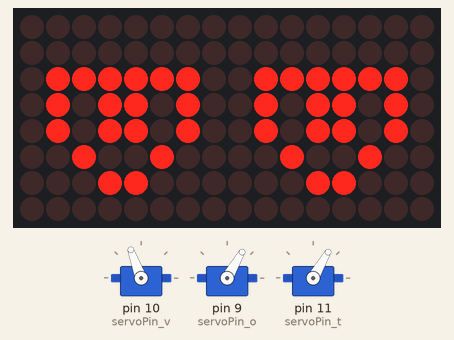
The sketch below on a simulated Arduino Mega 2560, built with avr-gcc and run on an emulated ATmega2560. Shown: 3 × servo, 16×8 LED matrix. The audio player accepts every command and is not drawn.

Above: at 0.6 s.

The sketch:

sketch_apr20b.ino
```cpp
#include "DFRobotDFPlayerMini.h"
DFRobotDFPlayerMini player;
#include "LedControl.h"

LedControl lc=LedControl(28,30,32,2);

const int addrL = 0;  // first LED matrix - Left robot eye
const int addrR = 1;  // second LED matrix - Right robot eye

byte heartf1[8]={
  B00000000,
  B00000000,
  B00000000,
  B00000000,
  B00000000,
  B00000000,
  B00011000,
  B00000000
};

byte heartf2[8]={
  B00000000,
  B00000000,
  B00000000,
  B00000000,
  B00000000,
  B00000000,
  B00011000,
  B00000000
};

byte heartf3[8]={
  B00000000,
  B00000000,
  B00000000,
  B00000000,
  B00000000,
  B00111100,
  B00011000,
  B00000000
};

byte heartf4[8]={
  B00000000,
  B00000000,
  B00000000,
  B00000000,
  B00000000,
  B00111100,
  B00011000,
  B00000000
};

byte heartf5[8]={
  B00000000,
  B00000000,
  B00000000,
  B00000000,
  B01111110,
  B00111100,
  B00011000,
  B00000000
};

byte heartf6[8]={
  B00000000,
  B00000000,
  B00000000,
  B00000000,
  B01111110,
  B00111100,
  B00011000,
  B00000000
};

byte heartf7[8]={
  B00000000,
  B00000000,
  B00000000,
  B11111111,
  B01111110,
  B00111100,
  B00011000,
  B00000000
};

byte heartf8[8]={
  B00000000,
  B00000000,
  B00000000,
  B11111111,
  B01111110,
  B00111100,
  B00011000,
  B00000000
};

byte heartf9[8]={
  B00000000,
  B00000000,
  B11111111,
  B11111111,
  B01111110,
  B00111100,
  B00011000,
  B00000000
};

byte heartf10[8]={
  B00000000,
  B00000000,
  B11111111,
  B11111111,
  B01111110,
  B00111100,
  B00011000,
  B00000000
};

byte heartf11[8]={
  B00000000,
  B01100110,
  B11111111,
  B11111111,
  B01111110,
  B00111100,
  B00011000,
  B00000000
};

byte heartf12[8]={
  B00000000,
  B01100110,
  B11111111,
  B11111111,
  B01111110,
  B00111100,
  B00011000,
  B00000000
};

byte heartf13[8]={
  B00000000,
  B01100110,
  B11111111,
  B11111111,
  B01111110,
  B00111100,
  B00011000,
  B00000000
};

byte heartf14[8]={
  B00000000,
  B00000000,
  B11111111,
  B11111111,
  B01111110,
  B00111100,
  B00011000,
  B00000000
};

byte heartf15[8]={
  B00000000,
  B00000000,
  B11111111,
  B11111111,
  B01111110,
  B00111100,
  B00011000,
  B00000000
};

byte heartf16[8]={
  B00000000,
  B00000000,
  B00000000,
  B11111111,
  B01111110,
  B00111100,
  B00011000,
  B00000000
};

byte heartf17[8]={
  B00000000,
  B00000000,
  B00000000,
  B11111111,
  B01111110,
  B00111100,
  B00011000,
  B00000000
};

byte heartf18[8]={
  B00000000,
  B00000000,
  B00000000,
  B00000000,
  B01111110,
  B00111100,
  B00011000,
  B00000000
};


byte heartf19[8]={
  B00000000,
  B00000000,
  B00000000,
  B00000000,
  B01111110,
  B00111100,
  B00011000,
  B00000000
};

byte heartf20[8]={
  B00000000,
  B00000000,
  B00000000,
  B00000000,
  B00000000,
  B00111100,
  B00011000,
  B00000000
};


byte heartf21[8]={
  B00000000,
  B00000000,
  B00000000,
  B00000000,
  B00000000,
  B00111100,
  B00011000,
  B00000000
};


byte heartf22[8]={
  B00000000,
  B00000000,
  B00000000,
  B00000000,
  B00000000,
  B00000000,
  B00011000,
  B00000000
};

byte heartf23[8]={
  B00000000,
  B00000000,
  B00000000,
  B00000000,
  B00000000,
  B00000000,
  B00011000,
  B00000000
};

byte heartf24[8]={
  B00000000,
  B00000000,
  B00000000,
  B00000000,
  B00000000,
  B00111100,
  B00011000,
  B00000000
};

byte heartf25[8]={
  B00000000,
  B00000000,
  B00000000,
  B00000000,
  B01111110,
  B00111100,
  B00011000,
  B00000000
};

byte heartf26[8]={
  B00000000,
  B00000000,
  B00000000,
  B11111111,
  B01111110,
  B00111100,
  B00011000,
  B00000000
};

byte heartf27[8]={
  B00000000,
  B00000000,
  B11111111,
  B11111111,
  B01111110,
  B00111100,
  B00011000,
  B00000000
};

byte heartf28[8]={
  B00000000,
  B01100110,
  B11111111,
  B11111111,
  B01111110,
  B00111100,
  B00011000,
  B00000000
};

void sleepyeye(){
  byte left[8] = {B00000000,B00000000,B01111111,B01111111,B01111111,B00111110,B00000000,B00000000};
  byte right[8] = {B00000000,B00000000,B11111110,B11111110,B11111110,B01111100,B00000000,B00000000};
  displayEmotion(left, right);
}


void displayEmotion(byte left[8], byte right[8]) {
    lc.clearDisplay(addrL);
    lc.clearDisplay(addrR);
    for(int row=0;row<8;row++) {
        lc.setRow(addrL,row,left[row]);
        lc.setRow(addrR,row,right[row]);
    }
}

void heart_eyes(){
  for(int i=0;i<8;i++){
    lc.setRow(0,i,heartf1[i]);
    lc.setRow(1,i,heartf1[i]);
    }
  for(int i=0;i<8;i++){
    lc.setRow(0,i,heartf2[i]);
    lc.setRow(1,i,heartf2[i]);
    }
  for(int i=0;i<8;i++){
    lc.setRow(0,i,heartf3[i]);
    lc.setRow(1,i,heartf3[i]);
    }
  for(int i=0;i<8;i++){
    lc.setRow(0,i,heartf4[i]);
    lc.setRow(1,i,heartf4[i]);
    }
  for(int i=0;i<8;i++){
    lc.setRow(0,i,heartf5[i]);
    lc.setRow(1,i,heartf5[i]);
    }
  for(int i=0;i<8;i++){
    lc.setRow(0,i,heartf6[i]);
    lc.setRow(1,i,heartf6[i]);
    }
  for(int i=0;i<8;i++){
    lc.setRow(0,i,heartf7[i]);
    lc.setRow(1,i,heartf7[i]);
    }
  for(int i=0;i<8;i++){
    lc.setRow(0,i,heartf8[i]);
    lc.setRow(1,i,heartf8[i]);
    }
  for(int i=0;i<8;i++){
    lc.setRow(0,i,heartf9[i]);
    lc.setRow(1,i,heartf9[i]);
    }
  for(int i=0;i<8;i++){
    lc.setRow(0,i,heartf10[i]);
    lc.setRow(1,i,heartf10[i]);
    }
  for(int i=0;i<8;i++){
    lc.setRow(0,i,heartf11[i]);
    lc.setRow(1,i,heartf11[i]);
    }
  for(int i=0;i<8;i++){
    lc.setRow(0,i,heartf12[i]);
    lc.setRow(1,i,heartf12[i]);
    }
  for(int i=0;i<8;i++){
    lc.setRow(0,i,heartf13[i]);
    lc.setRow(1,i,heartf13[i]);
    }
  for(int i=0;i<8;i++){
    lc.setRow(0,i,heartf14[i]);
    lc.setRow(1,i,heartf14[i]);
    }
  for(int i=0;i<8;i++){
    lc.setRow(0,i,heartf15[i]);
    lc.setRow(1,i,heartf15[i]);
    }
  for(int i=0;i<8;i++){
    lc.setRow(0,i,heartf16[i]);
    lc.setRow(1,i,heartf16[i]);
    }
  for(int i=0;i<8;i++){
    lc.setRow(0,i,heartf17[i]);
    lc.setRow(1,i,heartf17[i]);
    }
  for(int i=0;i<8;i++){
    lc.setRow(0,i,heartf18[i]);
    lc.setRow(1,i,heartf18[i]);
    }
  for(int i=0;i<8;i++){
    lc.setRow(0,i,heartf19[i]);
    lc.setRow(1,i,heartf19[i]);
    }
  for(int i=0;i<8;i++){
    lc.setRow(0,i,heartf20[i]);
    lc.setRow(1,i,heartf20[i]);
    }
  for(int i=0;i<8;i++){
    lc.setRow(0,i,heartf21[i]);
    lc.setRow(1,i,heartf21[i]);
    }
  for(int i=0;i<8;i++){
    lc.setRow(0,i,heartf22[i]);
    lc.setRow(1,i,heartf22[i]);
    }
  for(int i=0;i<8;i++){
    lc.setRow(0,i,heartf23[i]);
    lc.setRow(1,i,heartf23[i]);
    }
  for(int i=0;i<8;i++){
    lc.setRow(0,i,heartf24[i]);
    lc.setRow(1,i,heartf24[i]);
    }
  for(int i=0;i<8;i++){
    lc.setRow(0,i,heartf24[i]);
    lc.setRow(1,i,heartf24[i]);
  }
  for(int i=0;i<8;i++){
    lc.setRow(0,i,heartf25[i]);
    lc.setRow(1,i,heartf25[i]);
    }
  for(int i=0;i<8;i++){
    lc.setRow(0,i,heartf26[i]);
    lc.setRow(1,i,heartf26[i]);
    }
  for(int i=0;i<8;i++){
    lc.setRow(0,i,heartf27[i]);
    lc.setRow(1,i,heartf27[i]);
  }
  for(int i=0;i<8;i++){
    lc.setRow(0,i,heartf28[i]);
    lc.setRow(1,i,heartf28[i]);
    }
  }


#include <Servo.h>


Servo servo_v;
Servo servo_o;
Servo servo1;
int servoPin_v = 10;
int servoPin_o = 9;
int servoPin_t = 11;
int j;


void tiltingmov(){
  for(int i=60;i>=50;i=i-1){
    servo1.write(i);
    delay(150);
    }
  for(int i=50;i<=60;i=i+1){
    servo1.write(i);
    delay(150);
    }
  for(int i=60;i<=75;i=i+1){
    servo1.write(i);
    delay(150);
    }
  for(int i=75;i>=60;i=i-1){
    servo1.write(i);
    delay(150);
    }
}

void HandVmov(){
  for(int i=60,j=110;i>=20 && j<=150; i=i-1,j=j+1){
    servo_o.write(i);
    servo_v.write(j);
    delay(6);
  }
  for(int i=20,j=150;i<=60 && j>=110; i=i+1,j=j-1){
    servo_o.write(i);
    servo_v.write(j);
    delay(6);
  }
  for(int i=60,j=110;i<=100 && j<=150; i=i+1,j=j+1){
    servo_o.write(i);
    servo_v.write(j);
    delay(6);
  }
  for(int i=100,j=150;i>=60 && j>=110; i=i-1,j=j-1){
    servo_o.write(i);
    servo_v.write(j);
    delay(6);
  }
 }


 void verticalmov_slow(){
  for(int i=110;i>=100;i=i-1){
    servo_v.write(i);
    delay(50);
    }
  for(int i=100;i<=110;i=i+1){
    servo_v.write(i);
    delay(50);
    }
  for(int i=110;i<=150;i=i+1){
    servo_v.write(i);
    delay(50);
    }
  for(int i=150;i>=110;i=i-1){
    servo_v.write(i);
    delay(50);
    }
}

void hey_I_have_visitors(){
  for(int i=60;i>=20;i=i-1){
    servo_o.write(i);
    Serial.println("Hey1");
    delay(5);
    }
  for(int i=20;i<=60;i=i+1){
    servo_o.write(i);
    Serial.println("Hey2");
    delay(5);
    }
  for(int i=60;i<=100;i=i+1){
    servo_o.write(i);
    Serial.println("Hey3");
    delay(5);
    }
  for(int i=100;i>=60;i=i-1){
    servo_o.write(i);
    Serial.println("Hey4");
    delay(5);
    }
  for(int i=60;i>=20;i=i-1){
    servo_o.write(i);
    Serial.println("Hey5");
    delay(5);
    }
  for(int i=20;i<=60;i=i+1){
    servo_o.write(i);
    Serial.println("Hey6");
    delay(5);
    }
  for(int i=60;i<=100;i=i+1){
    servo_o.write(i);
    Serial.println("Hey7");
    delay(5);
    }
  for(int i=100;i>=60;i=i-1){
    servo_o.write(i);
    Serial.println("Hey8");
    delay(5);
  }
  for(int i=60;i>=20;i=i-1){
    servo_o.write(i);
    Serial.println("Hey9");
    delay(5);
    }
  for(int i=20;i<=60;i=i+1){
    servo_o.write(i);
    Serial.println("Hey10");
    delay(5);
    }
  for(int i=60;i<=100;i=i+1){
    servo_o.write(i);
    Serial.println("Hey11");
    delay(5);
    }
  for(int i=100;i>=60;i=i-1){
    servo_o.write(i);
    Serial.println("Hey");
    delay(5);
    }
  for(int i=60;i>=20;i=i-1){
    servo_o.write(i);
    Serial.println("Hey12");
    delay(5);
    }
  for(int i=20;i<=60;i=i+1){
    servo_o.write(i);
    Serial.println("Hey13");
    delay(5);
    }
  for(int i=60;i<=100;i=i+1){
    servo_o.write(i);
    Serial.println("Hey14");
    delay(5);
    }
  for(int i=100;i>=60;i=i-1){
    servo_o.write(i);
    Serial.println("Hey15");
    delay(5);
  }
  for(int i=60;i>=20;i=i-1){
    servo_o.write(i);
    Serial.println("Hey16");
    delay(5);
    }
  for(int i=20;i<=60;i=i+1){
    servo_o.write(i);
    Serial.println("Hey17");
    delay(5);
    }
  for(int i=110;i>=100;i=i-1){
    servo_v.write(i);
    delay(5);
    }
  for(int i=100;i<=110;i=i+1){
    servo_v.write(i);
    delay(5);
    }
  for(int i=110;i<=150;i=i+1){
    servo_v.write(i);
    delay(5);
    }
  delay(2000);
  for(int i=150;i>=110;i=i-1){
    servo_v.write(i);
    delay(5);
    }
  for(int i=110;i<=150;i=i+1){
    servo_v.write(i);
    delay(5);
   }
  for(int i=150;i>=110;i=i-1){
    servo_v.write(i);
    delay(5);
   }
  delay(1000);
}

void my_mom(){
  for(int j=110;j>=100;j=j-1){
    servo_v.write(j);
    delay(15);
   }
  for(int i=60;i>=20;i=i-1){
    servo_o.write(i);
    delay(15);
   }

  for(int j=100;j<=140;j=j+1){
    servo_v.write(j);
    delay(15);
    }
  for(int j=140;j>=100;j=j-1){
    servo_v.write(j);
    delay(15);
   }
  for(int i=20;i<=60;i=i+1){
    servo_o.write(i);
    delay(15);
   }

  for(int j=100;j<=110;j=j+1){
    servo_v.write(j);
    delay(15);
    }
  for(int j=110;j<=150;j=j+1){
    servo_v.write(j);
    delay(15);
    }
  for(int j=150;j>=110;j=j-1){
    servo_v.write(j);
    delay(15);
    }
  for(int j=110;j>=100;j=j-1){
    servo_v.write(j);
    delay(15);
   }
  for(int i=60;i<=100;i=i+1){
    servo_o.write(i);
    delay(15);
    }
  for(int j=100;j<=140;j=j+1){
    servo_v.write(j);
    delay(15);
    }
  for(int j=140;j>=100;j=j-1){
    servo_v.write(j);
    delay(15);
   }
  for(int i=100;i>=60;i=i-1){
    servo_o.write(i);
    delay(15);
   }
  for(int j=100;j<=110;j=j+1){
    servo_v.write(j);
    delay(15);
    }
}

void if_you_come(){
  for(int i=60;i>=20;i=i-1){
    servo_o.write(i);
    delay(15);
    }
  for(int i=20;i<=60;i=i+1){
    servo_o.write(i);
    delay(15);
    }
  for(int i=60;i<=100;i=i+1){
    servo_o.write(i);
    delay(15);
    }
  for(int i=100;i>=60;i=i-1){
    servo_o.write(i);
    delay(15);
    }
  for(int i=60;i>=20;i=i-1){
    servo_o.write(i);
    delay(15);
    }
  for(int i=20;i<=60;i=i+1){
    servo_o.write(i);
    delay(15);
    }
  for(int i=60;i<=100;i=i+1){
    servo_o.write(i);
    delay(10);
    }
  for(int i=100;i>=60;i=i-1){
    servo_o.write(i);
    delay(10);
  }
}
  void horizontalmov(){
  for(int i=60;i>=20;i=i-1){
    servo_o.write(i);
    delay(5);
    }
  for(int i=20;i<=60;i=i+1){
    servo_o.write(i);
    delay(5);
    }
  for(int i=60;i<=100;i=i+1){
    servo_o.write(i);
    delay(5);
    }
  for(int i=100;i>=60;i=i-1){
    servo_o.write(i);
    delay(5);
    }
  for(int i=60;i>=20;i=i-1){
    servo_o.write(i);
    delay(5);
    }
  for(int i=20;i<=60;i=i+1){
    servo_o.write(i);
    delay(5);
    }
  for(int i=60;i<=100;i=i+1){
    servo_o.write(i);
    delay(5);
    }
  for(int i=100;i>=60;i=i-1){
    servo_o.write(i);
    delay(5);
  }
  Serial.println("Hey");
}

void dont_come_close(){
  for(int i=60;i>=20;i=i-1){
    servo_o.write(i);
    delay(3);
    }
  for(int i=20;i<=60;i=i+1){
    servo_o.write(i);
    delay(3);
    }
  for(int i=60;i<=100;i=i+1){
    servo_o.write(i);
    delay(3);
    }
  for(int i=100;i>=60;i=i-1){
    servo_o.write(i);
    delay(3);
    }
  for(int i=60;i>=20;i=i-1){
    servo_o.write(i);
    delay(3);
    }
  for(int i=20;i<=60;i=i+1){
    servo_o.write(i);
    delay(3);
    }
  for(int i=60;i<=100;i=i+1){
    servo_o.write(i);
    delay(3);
    }
  for(int i=100;i>=60;i=i-1){
    servo_o.write(i);
    delay(3);
    }
  for(int i=60;i>=20;i=i-1){
    servo_o.write(i);
    delay(3);
    }
  for(int i=20;i<=60;i=i+1){
    servo_o.write(i);
    delay(3);
    }
  for(int i=60;i<=100;i=i+1){
    servo_o.write(i);
    delay(3);
    }
  for(int i=100;i>=60;i=i-1){
    servo_o.write(i);
    delay(3);
    }
  for(int i=60;i>=20;i=i-1){
    servo_o.write(i);
    delay(3);
    }
  for(int i=20;i<=60;i=i+1){
    servo_o.write(i);
    delay(3);
    }
  for(int i=60;i<=100;i=i+1){
    servo_o.write(i);
    delay(3);
    }
  for(int i=100;i>=60;i=i-1){
    servo_o.write(i);
    delay(3);
    }
  for(int i=60;i>=20;i=i-1){
    servo_o.write(i);
    delay(3);
    }
  for(int i=20;i<=60;i=i+1){
    servo_o.write(i);
    delay(3);
    }
  for(int i=60;i<=100;i=i+1){
    servo_o.write(i);
    delay(3);
    }
  for(int i=100;i>=60;i=i-1){
    servo_o.write(i);
    delay(3);
    }
  for(int i=60;i>=20;i=i-1){
    servo_o.write(i);
    delay(3);
    }
  for(int i=20;i<=60;i=i+1){
    servo_o.write(i);
    delay(3);
    }
  for(int i=60;i>=20;i=i-1){
    servo_o.write(i);
    delay(3);
    }
  for(int i=20;i<=60;i=i+1){
    servo_o.write(i);
    delay(3);
    }
  }
void verticalmov(){
  for(int i=110;i>=100;i=i-1){
    servo_v.write(i);
    delay(5);
    }
  for(int i=100;i<=110;i=i+1){
    servo_v.write(i);
    delay(5);
    }
  for(int i=110;i<=150;i=i+1){
    servo_v.write(i);
    delay(5);
    }
  for(int i=150;i>=110;i=i-1){
    servo_v.write(i);
    delay(5);
    }

  }

void I_love_a_nap(){
  for(int i=110;i>=100;i=i-1){
    servo_v.write(i);
    delay(50);
    }
  for(int i=100;i<=110;i=i+1){
    servo_v.write(i);
    delay(50);
    }
  for(int i=110;i<=150;i=i+1){
    servo_v.write(i);
    delay(40);
    }
  for(int i=150;i>=110;i=i-1){
    servo_v.write(i);
    delay(40);
    }
  }

  void do_you_want(){
   for(int i=60;i>=15;i=i-1){
    servo_o.write(i);
    delay(10);
    }
  for(int i=15;i<=60;i=i+1){
    servo_o.write(i);
    delay(15);
    }
  for(int i=60;i<=110;i=i+1){
    servo_o.write(i);
    delay(15);
    }
  for(int i=110;i>=60;i=i-1){
    servo_o.write(i);
    delay(15);
    }
  for(int i=60;i<=110;i=i+1){
    servo_o.write(i);
    delay(15);
    }
  for(int i=110;i>=60;i=i-1){
    servo_o.write(i);
    delay(15);
    }
  }
 void tired_sleepy(){
  for(int j=110;j>=100;j=j-1){
    servo_v.write(j);
    delay(25);
  }
  for(int i=60;i>=15;i=i-1){
    servo_o.write(i);
    delay(25);
    }
  for(int i=15;i<=60;i=i+1){
    servo_o.write(i);
    delay(25);
    }
  for(int i=60;i<=110;i=i+1){
    servo_o.write(i);
    delay(25);
    }
  for(int i=110;i>=60;i=i-1){
    servo_o.write(i);
    delay(30);
    }
  for(int i=60;i>=15;i=i-1){
    servo_o.write(i);
    delay(30);
    }
  for(int i=15;i<=60;i=i+1){
    servo_o.write(i);
    delay(30);
    }
  }

void showAnger() {
  byte left[8] = {B00000000,B00000000,B01111110,B01011010,B01011010,B00100100,B00011000,B00000000};
  byte right[8] = {B00000000,B00000000,B01111110,B01011010,B01011010,B00100100,B00011000,B00000000};

  displayEmotion(left, right);
}


void setup() {
  // put your setup code here, to run once:
  Serial1.begin(9600);
  Serial.begin(9600);
  player.begin(Serial1);
  player.volume(25);
  servo_v.attach(servoPin_v); //vertical
  servo_o.attach(servoPin_o); //horizontal
  servo1.attach(servoPin_t);  //tilting
  servo_v.write(110);
  servo_o.write(60);
  servo1.write(60);
  lc.shutdown(0,false);
lc.setIntensity(0,1);
lc.clearDisplay(0);

lc.shutdown(1,false);
lc.setIntensity(1,1);
lc.clearDisplay(1);
  //showAnger();
  player.play(7);
  showAnger();
  //I_love_a_nap();
 // dont_come_close();
  //my_mom();
  //tired_sleepy();
 // do_you_like();
 //if_you_come();
  //hey_I_have_visitors();
  //HandVmov();
  //HandVmov();
  //verticalmov_slow();
  //delay(2000);
  //player.play(2);
  //verticalmov_slow();
  //delay(6000);
  //horizontalmov();
  /*player.play(3); //yawn
  delay(6000);
  player.play(4); //
  delay(6000);
  player.play(5);// yay I've got
  delay(6000);
  player.play(6); // do you like
  delay(6000);
  player.play(7); // my mom
  delay(6000);
  player.play(8); // do you want to know
  delay(6000);
  player.play(9); // if you come
  delay(6000);*/
}


void loop() {
  // put your main code here, to run repeatedly:
  /*player.play(1);
  tiltingmov();
  /*player.play(2);
  I_love_a_nap();
  player.play(3);
  hey_I_have_visitors();
  player.play(4);
  HandVmov();
  HandVmov();
  player.play(5);
  my_mom();*/
 /*player.play(6);
  do_you_want();
  player.play(7);
  sleepyeye();
  //heart_eyes();
  if_you_come();
  player.play(8);
  tired_sleepy();
  player.play(9);
  dont_come_close();*/

  //player.play(1);
  //sleepyeye();
 // showAnger();
 // tiltingmov();

}
```
